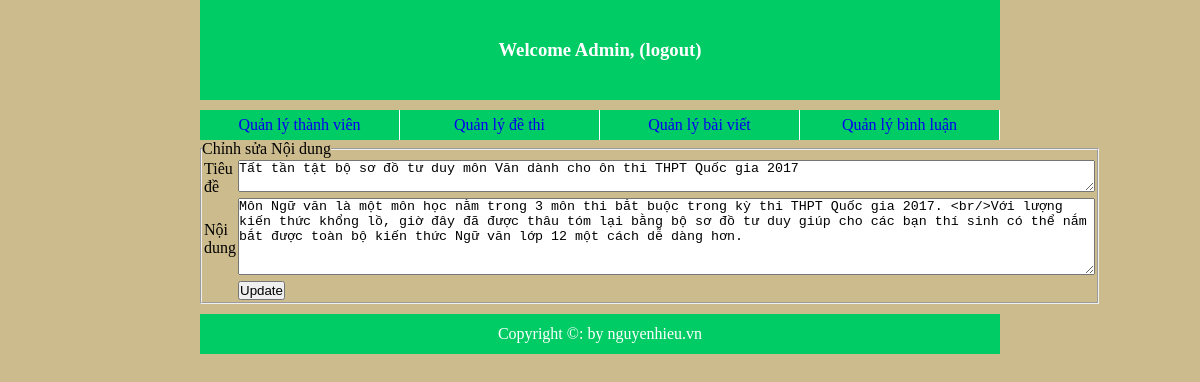
Screenshot of /2.source/admin/edit_ND.php?id=1 with the database file from the repository.
### tables this page shows
CREATE TABLE `tintuc` (
  `id_tt` int(11) NOT NULL,
  `ten_tt` varchar(225) NOT NULL,
  `noidung_tt` text NOT NULL,
  `luotxem` int(11) NOT NULL
);

### 2.source/admin/edit_ND.php (the view, shortened to what this page needs)
<?php
require("hea.php");
$id=$_GET["id"];
require('../connection.php');
$sql="select ten_tt,noidung_tt from tintuc where id_tt=$id";
$result=mysqli_query($conn,$sql);
$data=mysqli_fetch_assoc($result);
?>
    <div id="wapper2">
        <fieldset style="width:30px; margin=20px auto 10px;">
            <legend>Chỉnh sửa Nội dung</legend>
            <form acction="edit_ND.php?id=<?php echo $id ;?>" method="post">
                <table>
                    <tr>
                        <td style="width:100px;">Tiêu đề</td>
                        <td><textarea cols="105" rows="2" name="txtnd"><?php echo $data['ten_tt'];?></textarea></td>
                    </tr>
                    <tr>
                        <td style="width:100px;">Nội dung</td>
                        <td><textarea cols="105" rows="5" name="txtnd"><?php echo $data['noidung_tt'];?></textarea></td>
                    </tr>
                    <tr>
                        <td></td>
                        <td><input type="submit" value="Update"name="ok"/></td>
                    </tr>
                </table>
            </form>
        </fieldset>
    </div>
<?php
    require("foot.php");
?>

### 2.source/admin/user.css (style rules this page uses)
* { padding: 0px; margin: 0px; }
body { width: 800px; margin: auto; background: #ccbb8c; }

### rows the page displays
tintuc: txtnd "Tất tần tật bộ sơ đồ tư duy môn Văn dành cho ôn thi THPT Quốc gia 2017", txtnd "Môn Ngữ văn là một môn học nằm trong 3 môn thi bắt buộc trong kỳ thi THPT Quốc gia 2017. <br/>Với lượng kiến thức khổng lồ, giờ đây đã được thâu tóm lại bằng bộ sơ đồ tư duy giúp cho các bạn thí sinh có thể nắm bắt được toàn bộ kiến thức Ngữ văn lớp 12 một cách dễ dàng hơn."
